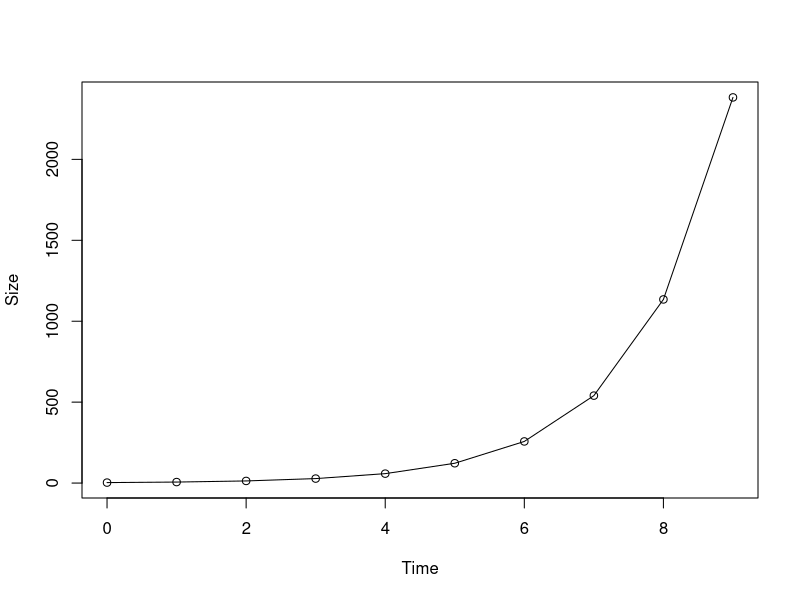
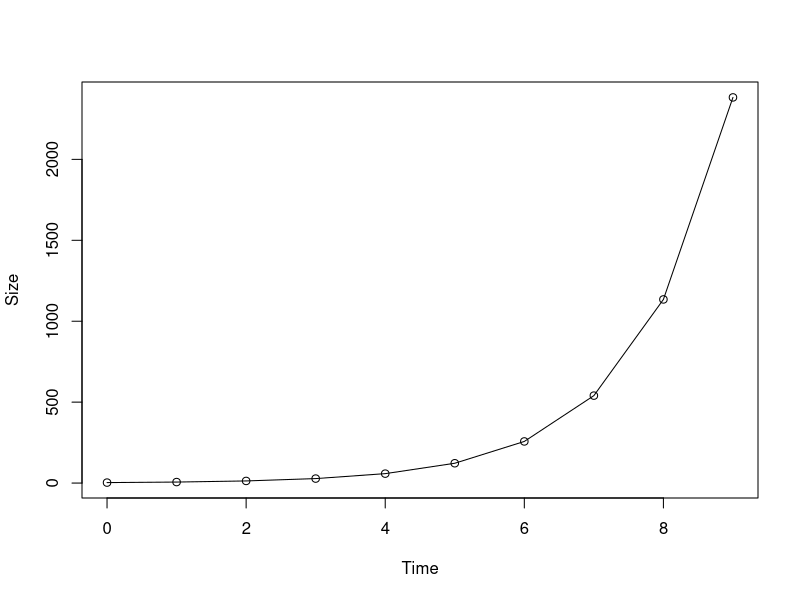
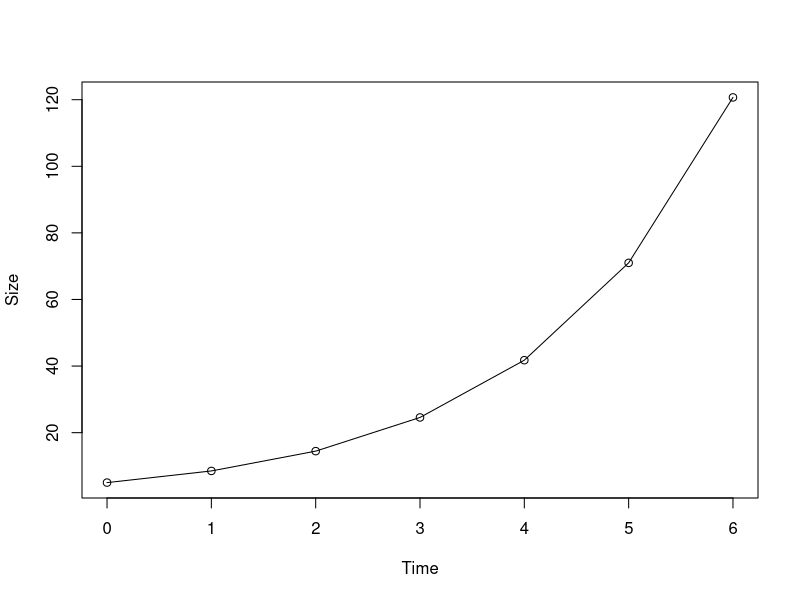
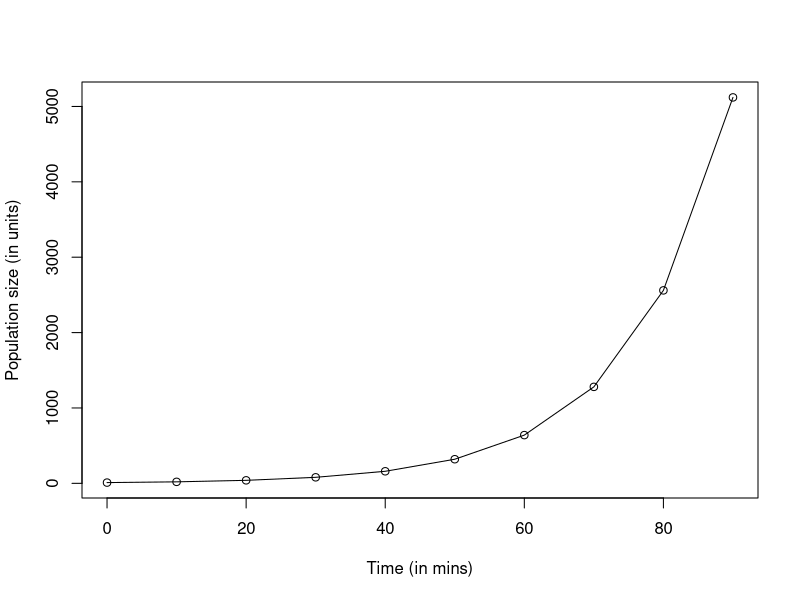
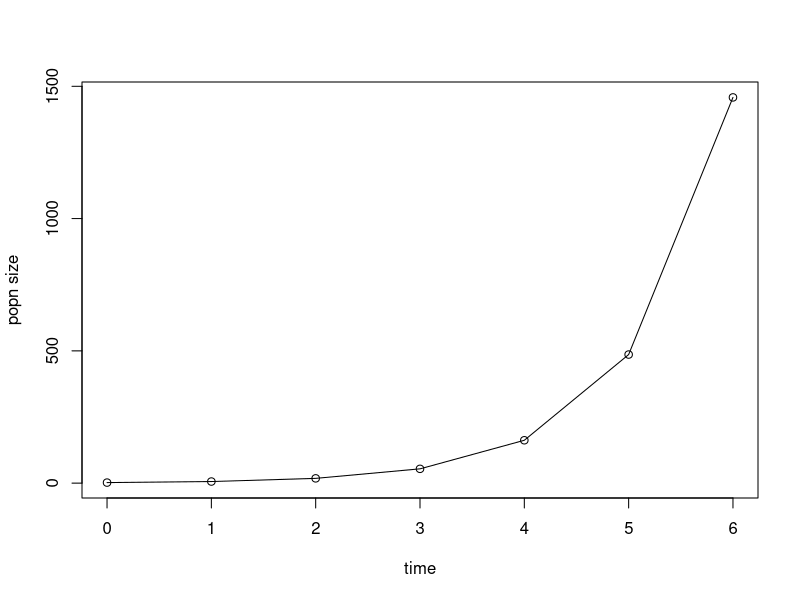
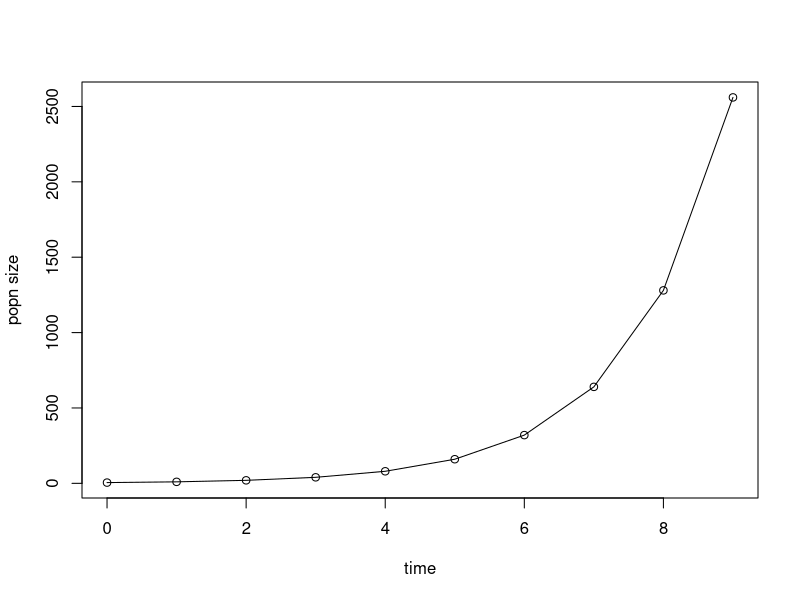
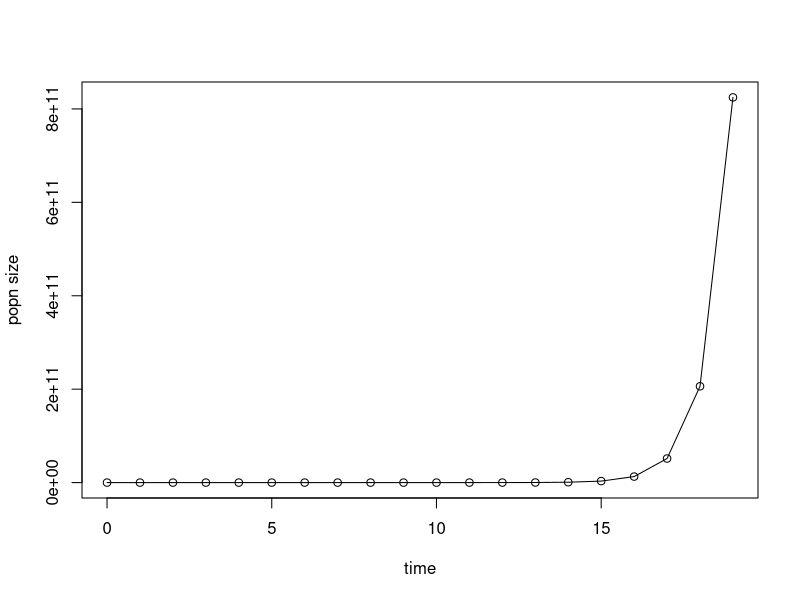
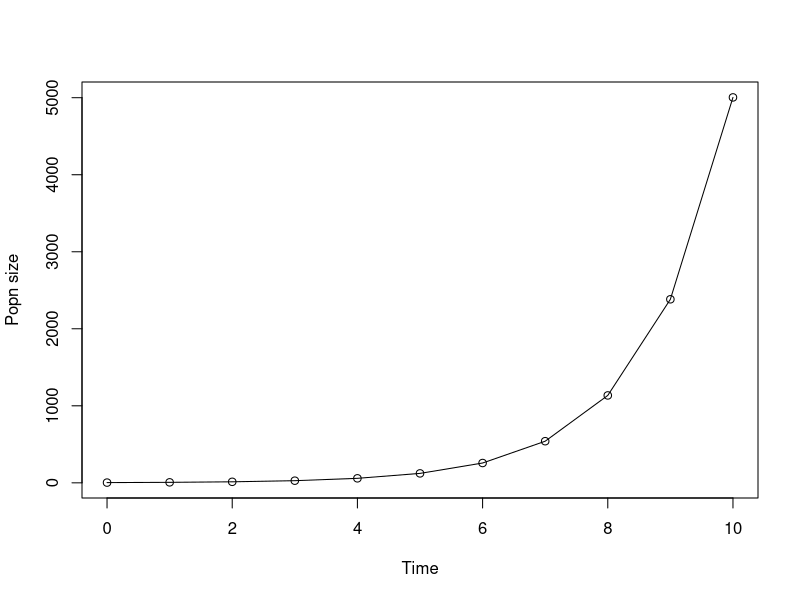

The R script that drew these images, in order:
## ---- chunk 1
# Use FOR loop
generations <- 10
N <- numeric(generations) #a numeric vector with spaces for 10 numeric values
N[1] <- 3 # assume the first element in N is 3, i.e., the initial population size
lambda <- 2.1 # assume lambda has a value of 2.1
for (t in 1:(generations - 1)) {
    N[t + 1] <- lambda * N[t] # "1:generations" implies 1 to 10 (since "generations" has been assigned a value of 10)
}
N
## ---- chunk 2
plot(0:(generations - 1), N, type = "o", xlab = "Time", ylab = "Size")
# "0:(generation-1)" is "0 to 9".
# NB: the population is initially at rest (no changes), hence the starting point is zero
## ---- chunk 3
pop_growth <- function(lambda, N0, gen) {
    for (i in 1:(gen - 1)) {
        N0[i + 1] <- lambda * N0[i]
    }
    return(N0)
}
## ---- chunk 4
# if lambda is 2.1 and population size starts at n = 3, what are new population sizes at 9 additional discrete times?
pop_growth(2.1, 3, 10)
## ---- chunk 5
# if lambda is 1.7 and population size starts at n = 5, what are new population sizes at 6 additional discrete times?
pop_growth(1.7, 5, 7)
## ---- chunk 6
popgrowth_graph <- function(lambda, N0, gen) {
    for (i in 1:(gen - 1)) {
        N0[i + 1] <- lambda * N0[i]
    }
    new_pop <- N0
    graph <- plot(0:(gen - 1), new_pop, xlab = "Time", ylab = "Size", type = "o")
    return(list(new_pop, graph))
}
## ---- chunk 7
popgrowth_graph(2.1, 3, 10)
## ---- chunk 8
popgrowth_graph(1.7, 5, 7)
## ---- chunk 9
rep <- 10 # 9 repetitions
pop <- numeric(rep)
pop[1] <- 10
lmb <- 2 # lambda
for (t in 1:(rep - 1)) {
    pop[t + 1] <- pop[t] * lmb
}
pop
## ---- chunk 10
timeInterval <- seq(0,90,10) # a sequence of 0 to 90, spaced at 10-unit intervals
plot(timeInterval, pop, xlab = "Time (in mins)", ylab = "Population size (in units)", type = "o")
## ---- chunk 11
expo <- function(size, mult_factor, cycles) {
    for (t in 1:(cycles - 1)) {
        size[t + 1] <- size[t] * mult_factor
    }
    graphing <- plot(0:(cycles - 1), size, xlab = "time", ylab = "popn size", type = "o")
    return(list(size, graphing))
}
## ---- chunk 12
expo(2, 3, 7)
## ---- chunk 13
expo(5, 2, 10)
## ---- chunk 14
expo(3, 4, 20)
## ---- chunk 15
lambda <- 2.1
t <- 0:10
N0 <- 3
Nt <- (lambda ^ t) * N0
(Nt)
plot(t, Nt, type = "o", xlab = "Time", ylab = "Popn size")
## ---- chunk 16
dlogistic <- function(k, r, n, generations) {
    for (x in 1:(generations - 1)) {
        n[x + 1] <- n[x] + (r * n[x]) * (1 - (n[x] / k))
    }
    new_popns <- n
    output <- plot(0:(generations - 1), new_popns, type = "o", xlab = "time", ylab = "Pop Size")
    return(list(new_popns, output))
}
## ---- chunk 17
dlogistic(k = 1000, r = 1.5,  n = 10, generations = 30)
## ---- chunk 18
canlogistic <- function(r, x0, generations) {
    for (i in 1:(generations - 1)) {
        x0[i + 1] <- r * x0[i] * (1 - x0[i])
    }
    pop_ratios <- x0
    return(pop_ratios)
}
## ---- chunk 19
generations <- 250
xt_1 <- canlogistic(2, 0.9, 250)
xt_2 <- canlogistic(3.5, 0.9, 250)
xt_3 <- canlogistic(3.9, 0.9, 250)
par(mfrow = c(1, 3))
plot(0:(generations - 1), xt_1, type = "o", xlim = c(200, 250), xlab = "Generations", ylab = "population density", main = "r=2")
plot(0:(generations - 1), xt_2, type = "o", xlim = c(200, 250), xlab = "Generations", ylab = "population density", main = "r=3.5")
plot(0:(generations - 1), xt_3, type = "o", xlim = c(200, 250), xlab = "Generations", ylab = "population density", main = "r=3.9")
## ---- chunk 20
minr <- 2.5 # minimum r
maxr <- 4.0 # maximum r
inc <- 0.01 # incremental unit
rd <- seq(minr, maxr, inc)
## ---- chunk 21
ttransients <- 100 # "transient" is a term referring to the early periods (generations) in a population before it reaches equilibrium. In the current example, transient is set to 100, i.e., the diagram should ignore the 1st 100 generations of the population
## ---- chunk 22
trange <- 400 # the data will contain 400 generations (i.e, after the 1st 100, i.e., it will display only generations 101-500)
## ---- chunk 23
#create an empty plot:
par(mfrow = c(1, 1)) # This resets the plot (from a previous code that demarcates the plot for three objects). Note that this is only needed in a basic R environment, not in R Markdown (where codes are organized in chunks, such that restrictions/definitions in a previous plot wouldn't carry over to a next one)

plot(c(minr, maxr), c(0, 1), type = "n", pch = ".", xlab = "r", ylab = "Population density in the last 400 generations")

# Now insert the plot:
for (r in rd) {
    x <- 0.1
    for (i in 1:ttransients) {
        x <- r * x * (1 - x)
    }
    for (i in 1:trange) {
        x <- r * x * (1 - x)
        points(r, x, pch = ".")
    }
} # recall that rd, ttransients, and trange have been defined previously
## ---- chunk 24
# install.packages("deSolve")
## ---- chunk 25
library(deSolve)
## ---- chunk 26
cgrowth <- function(times, y, parms) {
    dN_dT <- p[1] * y[1]
    return(list(dN_dT))
}
## ---- chunk 27
p <- 0.5
y0 <- 2
t <- 0:20
sol <- ode(y = y0, times = t, func = cgrowth, parms = p) # ode = ordinary differential equation
## ---- chunk 28
plot(t, sol[, 2], type = "o")
## ---- chunk 29
clogistic <- function(times, y, parms) {
    dN_dT <- p[1] * y[1] * (1 - (y[1] / p[2]))
    return(list(dN_dT))
}
## ---- chunk 30
p <- c(0.5, 1000)
y0 <- 2
t <- 0:30
sol2 <- ode(y = y0, times = t, func = clogistic, parms = p)
plot(t, sol2[, 2], type = "o")
# Note the sigmoidal shape of the curve, which is xteristic of a logistic growth
## ---- chunk 31
library(lattice)
r <- 0.5; a <- 0.01; f <- 0.01; b <- 0.2
p <- c(r, a, b, f)
y0 <- c(N = 25, P = 5)
t <- seq(0, 200, 0.1)
## ---- chunk 32
pred_prey <- function(times, y, parms) {
    N <- y[1]
    P <- y[2]
    with(as.list(p), {
        dN_dT <- (r * N) - (a * P * N)
        dP_dT <- -(b * P) + (f * P * N)
        return(list(c(dN_dT, dP_dT)))
    }
    )
}
## ---- chunk 33
output <- ode(y = y0, times = t, func = pred_prey, parms = p)
par(mfrow = c(2, 1))
matplot(output[, 1], output[, 2:3], type = "o", xlab = "Time??",ylab = "Population Size")

# Or, plot a graph of predator density against prey density
plot(output[, 2], output[, 3], type = "l", xlab = "Prey density", ylab = "Predator density")
## ---- chunk 34
runif(15, 1, 10) # generate 15 random numbers btw 1 and 10
## ---- chunk 35
runif(15) #15 random numbers btw 0 and 1
## ---- chunk 36
rnorm(10, 50, 100)
## ---- chunk 37
rnorm(10) # ten random numbers from the normal distribution, with a mean of 0 and sd of 1
## ---- chunk 38
rbinom(n = 7, size = 100, prob = 0.5) # this outputs the number of successes for each trial(n=7)
## ---- chunk 39
set.seed(3) # this can also be used with the previous functions -- ensures the same set of number is produced each time
sample(1:10, 5) # from 1 to 10, select 5 random numbers
# NB: this is different from runif(5,1,10), whose output would include decimals
## ---- chunk 40
population <- 1:10
sample(population, 5)
## ---- chunk 41
pop <- c(30, 10, 50, 20, 70, 90, 40, 100, 80, 60)
sample(pop, 5)
## ---- chunk 42
popn <- c("A", "B", "C", "D", "E", "F", "G", "H", "I", "J")
sample(popn, 5)
## ---- chunk 43
sample(popn, 15, replace = TRUE)
## ---- chunk 44
options <- c("heads", "tails")
sample(options, 10, replace = TRUE) # there are only two elements ("heads"  and "tails"). But the function asks for 10 drawings. Hence, the replace argument is set to "TRUE."
